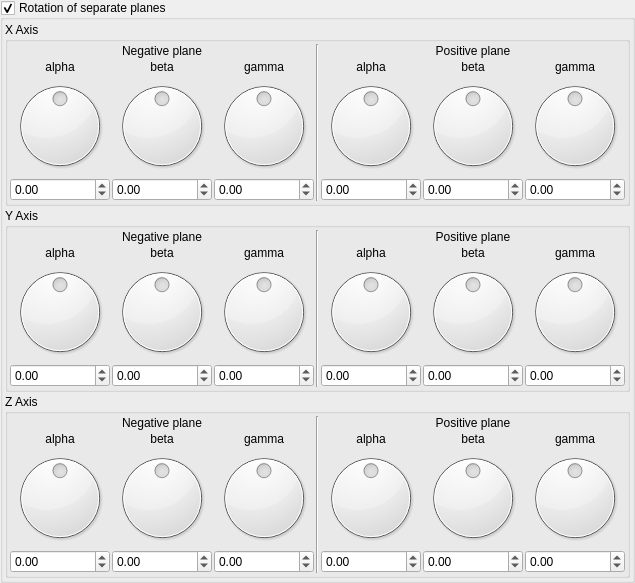
    <widget class="MyGroupBox" name="groupCheck_mandelbox_rotations_enabled">
     <property name="title">
      <string>Rotation of separate planes</string>
     </property>
     <property name="checkable">
      <bool>true</bool>
     </property>
     <layout class="QVBoxLayout" name="verticalLayout_4">
      <property name="spacing">
       <number>2</number>
      </property>
      <property name="leftMargin">
       <number>2</number>
      </property>
      <property name="topMargin">
       <number>2</number>
      </property>
      <property name="rightMargin">
       <number>2</number>
      </property>
      <property name="bottomMargin">
       <number>2</number>
      </property>
      <item>
       <widget class="QGroupBox" name="groupBox_5">
        <property name="title">
         <string>X Axis</string>
        </property>
        <layout class="QVBoxLayout" name="verticalLayout_5">
         <property name="spacing">
          <number>2</number>
         </property>
         <property name="leftMargin">
          <number>2</number>
         </property>
         <property name="topMargin">
          <number>2</number>
         </property>
         <property name="rightMargin">
          <number>2</number>
         </property>
         <property name="bottomMargin">
          <number>2</number>
         </property>
         <item>
          <layout class="QGridLayout" name="gridLayout_3">
           <property name="spacing">
            <number>2</number>
           </property>
           <item row="3" column="5">
            <widget class="MyDoubleSpinBox" name="spinboxd3_mandelbox_rotation_pos_1_y">
             <property name="prefix">
              <string/>
             </property>
             <property name="suffix">
              <string/>
             </property>
             <property name="decimals">
              <number>2</number>
             </property>
             <property name="minimum">
              <double>-180.000000000000000</double>
             </property>
             <property name="maximum">
              <double>180.000000000000000</double>
             </property>
             <property name="singleStep">
              <double>1.000000000000000</double>
             </property>
            </widget>
           </item>
           <item row="3" column="6">
            <widget class="MyDoubleSpinBox" name="spinboxd3_mandelbox_rotation_pos_1_z">
             <property name="prefix">
              <string/>
             </property>
             <property name="suffix">
              <string/>
             </property>
             <property name="decimals">
              <number>2</number>
             </property>
             <property name="minimum">
              <double>-180.000000000000000</double>
             </property>
             <property name="maximum">
              <double>180.000000000000000</double>
             </property>
             <property name="singleStep">
              <double>1.000000000000000</double>
             </property>
            </widget>
           </item>
           <item row="3" column="4">
            <widget class="MyDoubleSpinBox" name="spinboxd3_mandelbox_rotation_pos_1_x">
             <property name="prefix">
              <string/>
             </property>
             <property name="suffix">
              <string/>
             </property>
             <property name="decimals">
              <number>2</number>
             </property>
             <property name="minimum">
              <double>-180.000000000000000</double>
             </property>
             <property name="maximum">
              <double>180.000000000000000</double>
             </property>
             <property name="singleStep">
              <double>1.000000000000000</double>
             </property>
            </widget>
           </item>
           <item row="3" column="1">
            <widget class="MyDoubleSpinBox" name="spinboxd3_mandelbox_rotation_neg_1_y">
             <property name="prefix">
              <string/>
             </property>
             <property name="suffix">
              <string/>
             </property>
             <property name="decimals">
              <number>2</number>
             </property>
             <property name="minimum">
              <double>-180.000000000000000</double>
             </property>
             <property name="maximum">
              <double>180.000000000000000</double>
             </property>
             <property name="singleStep">
              <double>1.000000000000000</double>
             </property>
            </widget>
           </item>
           <item row="3" column="2">
            <widget class="MyDoubleSpinBox" name="spinboxd3_mandelbox_rotation_neg_1_z">
             <property name="prefix">
              <string/>
             </property>
             <property name="suffix">
              <string/>
             </property>
             <property name="decimals">
              <number>2</number>
             </property>
             <property name="minimum">
              <double>-180.000000000000000</double>
             </property>
             <property name="maximum">
              <double>180.000000000000000</double>
             </property>
             <property name="singleStep">
              <double>1.000000000000000</double>
             </property>
            </widget>
           </item>
           <item row="1" column="4">
            <widget class="QLabel" name="label_19">
             <property name="text">
              <string>alpha</string>
             </property>
             <property name="alignment">
              <set>Qt::AlignCenter</set>
             </property>
            </widget>
           </item>
           <item row="1" column="5">
            <widget class="QLabel" name="label_20">
             <property name="text">
              <string>beta</string>
             </property>
             <property name="alignment">
              <set>Qt::AlignCenter</set>
             </property>
            </widget>
           </item>
           <item row="1" column="2">
            <widget class="QLabel" name="label_18">
             <property name="text">
              <string>gamma</string>
             </property>
             <property name="alignment">
              <set>Qt::AlignCenter</set>
             </property>
            </widget>
           </item>
           <item row="2" column="1">
            <widget class="QDial" name="dial3_mandelbox_rotation_neg_1_y">
             <property name="minimum">
              <number>-18000</number>
             </property>
             <property name="maximum">
              <number>18000</number>
             </property>
             <property name="wrapping">
              <bool>true</bool>
             </property>
            </widget>
           </item>
           <item row="1" column="1">
            <widget class="QLabel" name="label_16">
             <property name="text">
              <string>beta</string>
             </property>
             <property name="alignment">
              <set>Qt::AlignCenter</set>
             </property>
            </widget>
           </item>
           <item row="2" column="4">
            <widget class="QDial" name="dial3_mandelbox_rotation_pos_1_x">
             <property name="minimum">
              <number>-18000</number>
             </property>
             <property name="maximum">
              <number>18000</number>
             </property>
             <property name="wrapping">
              <bool>true</bool>
             </property>
            </widget>
           </item>
           <item row="2" column="5">
            <widget class="QDial" name="dial3_mandelbox_rotation_pos_1_y">
             <property name="minimum">
              <number>-18000</number>
             </property>
             <property name="maximum">
              <number>18000</number>
             </property>
             <property name="wrapping">
              <bool>true</bool>
             </property>
            </widget>
           </item>
           <item row="3" column="0">
            <widget class="MyDoubleSpinBox" name="spinboxd3_mandelbox_rotation_neg_1_x">
             <property name="prefix">
              <string/>
             </property>
             <property name="suffix">
              <string/>
             </property>
             <property name="decimals">
              <number>2</number>
             </property>
             <property name="minimum">
              <double>-180.000000000000000</double>
             </property>
             <property name="maximum">
              <double>180.000000000000000</double>
             </property>
             <property name="singleStep">
              <double>1.000000000000000</double>
             </property>
            </widget>
           </item>
           <item row="2" column="0">
            <widget class="QDial" name="dial3_mandelbox_rotation_neg_1_x">
             <property name="minimum">
              <number>-18000</number>
             </property>
             <property name="maximum">
              <number>18000</number>
             </property>
             <property name="invertedAppearance">
              <bool>false</bool>
             </property>
             <property name="wrapping">
              <bool>true</bool>
             </property>
             <property name="notchesVisible">
              <bool>false</bool>
             </property>
            </widget>
           </item>
           <item row="1" column="0">
            <widget class="QLabel" name="label_17">
             <property name="text">
              <string>alpha</string>
             </property>
             <property name="alignment">
              <set>Qt::AlignCenter</set>
             </property>
            </widget>
           </item>
           <item row="2" column="2">
            <widget class="QDial" name="dial3_mandelbox_rotation_neg_1_z">
             <property name="minimum">
              <number>-18000</number>
             </property>
             <property name="maximum">
              <number>18000</number>
             </property>
             <property name="wrapping">
              <bool>true</bool>
             </property>
            </widget>
           </item>
           <item row="2" column="6">
            <widget class="QDial" name="dial3_mandelbox_rotation_pos_1_z">
             <property name="minimum">
              <number>-18000</number>
             </property>
             <property name="maximum">
              <number>18000</number>
             </property>
             <property name="wrapping">
              <bool>true</bool>
             </property>
            </widget>
           </item>
           <item row="1" column="6">
            <widget class="QLabel" name="label_21">
             <property name="text">
              <string>gamma</string>
             </property>
             <property name="alignment">
              <set>Qt::AlignCenter</set>
             </property>
            </widget>
           </item>
           <item row="0" column="4" colspan="3">
            <widget class="QLabel" name="label_23">
             <property name="text">
              <string>Positive plane</string>
             </property>
             <property name="alignment">
              <set>Qt::AlignCenter</set>
             </property>
            </widget>
           </item>
           <item row="0" column="0" colspan="3">
            <widget class="QLabel" name="label_22">
             <property name="text">
              <string>Negative plane</string>
             </property>
             <property name="alignment">
              <set>Qt::AlignCenter</set>
             </property>
            </widget>
           </item>
           <item row="0" column="3" rowspan="4">
            <widget class="Line" name="line">
             <property name="orientation">
              <enum>Qt::Vertical</enum>
             </property>
            </widget>
           </item>
          </layout>
         </item>
        </layout>
       </widget>
      </item>
      <item>
       <widget class="QGroupBox" name="groupBox_6">
        <property name="title">
         <string>Y Axis</string>
        </property>
        <layout class="QVBoxLayout" name="verticalLayout_6">
         <property name="spacing">
          <number>2</number>
         </property>
         <property name="leftMargin">
          <number>2</number>
         </property>
         <property name="topMargin">
          <number>2</number>
         </property>
         <property name="rightMargin">
          <number>2</number>
         </property>
         <property name="bottomMargin">
          <number>2</number>
         </property>
         <item>
          <layout class="QGridLayout" name="gridLayout_6">
           <property name="spacing">
            <number>2</number>
           </property>
           <item row="3" column="0">
            <widget class="MyDoubleSpinBox" name="spinboxd3_mandelbox_rotation_neg_2_x">
             <property name="prefix">
              <string/>
             </property>
             <property name="suffix">
              <string/>
             </property>
             <property name="decimals">
              <number>2</number>
             </property>
             <property name="minimum">
              <double>-180.000000000000000</double>
             </property>
             <property name="maximum">
              <double>180.000000000000000</double>
             </property>
             <property name="singleStep">
              <double>1.000000000000000</double>
             </property>
            </widget>
           </item>
           <item row="1" column="0">
            <widget class="QLabel" name="label_33">
             <property name="text">
              <string>alpha</string>
             </property>
             <property name="alignment">
              <set>Qt::AlignCenter</set>
             </property>
            </widget>
           </item>
           <item row="2" column="2">
            <widget class="QDial" name="dial3_mandelbox_rotation_neg_2_z">
             <property name="minimum">
              <number>-18000</number>
             </property>
             <property name="maximum">
              <number>18000</number>
             </property>
             <property name="wrapping">
              <bool>true</bool>
             </property>
            </widget>
           </item>
           <item row="2" column="6">
            <widget class="QDial" name="dial3_mandelbox_rotation_pos_2_z">
             <property name="minimum">
              <number>-18000</number>
             </property>
             <property name="maximum">
              <number>18000</number>
             </property>
             <property name="wrapping">
              <bool>true</bool>
             </property>
            </widget>
           </item>
           <item row="1" column="6">
            <widget class="QLabel" name="label_34">
             <property name="text">
              <string>gamma</string>
             </property>
             <property name="alignment">
              <set>Qt::AlignCenter</set>
             </property>
            </widget>
           </item>
           <item row="0" column="4" colspan="3">
            <widget class="QLabel" name="label_35">
             <property name="text">
              <string>Positive plane</string>
             </property>
             <property name="alignment">
              <set>Qt::AlignCenter</set>
             </property>
            </widget>
           </item>
           <item row="0" column="0" colspan="3">
            <widget class="QLabel" name="label_36">
             <property name="text">
              <string>Negative plane</string>
             </property>
             <property name="alignment">
              <set>Qt::AlignCenter</set>
             </property>
            </widget>
           </item>
           <item row="1" column="2">
            <widget class="QLabel" name="label_30">
             <property name="text">
              <string>gamma</string>
             </property>
             <property name="alignment">
              <set>Qt::AlignCenter</set>
             </property>
            </widget>
           </item>
           <item row="2" column="0">
            <widget class="QDial" name="dial3_mandelbox_rotation_neg_2_x">
             <property name="minimum">
              <number>-18000</number>
             </property>
             <property name="maximum">
              <number>18000</number>
             </property>
             <property name="invertedAppearance">
              <bool>false</bool>
             </property>
             <property name="wrapping">
              <bool>true</bool>
             </property>
             <property name="notchesVisible">
              <bool>false</bool>
             </property>
            </widget>
           </item>
           <item row="2" column="1">
            <widget class="QDial" name="dial3_mandelbox_rotation_neg_2_y">
             <property name="minimum">
              <number>-18000</number>
             </property>
             <property name="maximum">
              <number>18000</number>
             </property>
             <property name="wrapping">
              <bool>true</bool>
             </property>
            </widget>
           </item>
           <item row="1" column="1">
            <widget class="QLabel" name="label_37">
             <property name="text">
              <string>beta</string>
             </property>
             <property name="alignment">
              <set>Qt::AlignCenter</set>
             </property>
            </widget>
           </item>
           <item row="2" column="4">
            <widget class="QDial" name="dial3_mandelbox_rotation_pos_2_x">
             <property name="minimum">
              <number>-18000</number>
             </property>
             <property name="maximum">
              <number>18000</number>
             </property>
             <property name="wrapping">
              <bool>true</bool>
             </property>
            </widget>
           </item>
           <item row="2" column="5">
            <widget class="QDial" name="dial3_mandelbox_rotation_pos_2_y">
             <property name="minimum">
              <number>-18000</number>
             </property>
             <property name="maximum">
              <number>18000</number>
             </property>
             <property name="wrapping">
              <bool>true</bool>
             </property>
            </widget>
           </item>
           <item row="3" column="5">
            <widget class="MyDoubleSpinBox" name="spinboxd3_mandelbox_rotation_pos_2_y">
             <property name="prefix">
              <string/>
             </property>
             <property name="suffix">
              <string/>
             </property>
             <property name="decimals">
              <number>2</number>
             </property>
             <property name="minimum">
              <double>-180.000000000000000</double>
             </property>
             <property name="maximum">
              <double>180.000000000000000</double>
             </property>
             <property name="singleStep">
              <double>1.000000000000000</double>
             </property>
            </widget>
           </item>
           <item row="3" column="6">
            <widget class="MyDoubleSpinBox" name="spinboxd3_mandelbox_rotation_pos_2_z">
             <property name="prefix">
              <string/>
             </property>
             <property name="suffix">
              <string/>
             </property>
             <property name="decimals">
              <number>2</number>
             </property>
             <property name="minimum">
              <double>-180.000000000000000</double>
             </property>
             <property name="maximum">
              <double>180.000000000000000</double>
             </property>
             <property name="singleStep">
              <double>1.000000000000000</double>
             </property>
            </widget>
           </item>
           <item row="3" column="4">
            <widget class="MyDoubleSpinBox" name="spinboxd3_mandelbox_rotation_pos_2_x">
             <property name="prefix">
              <string/>
             </property>
             <property name="suffix">
              <string/>
             </property>
             <property name="decimals">
              <number>2</number>
             </property>
             <property name="minimum">
              <double>-180.000000000000000</double>
             </property>
             <property name="maximum">
              <double>180.000000000000000</double>
             </property>
             <property name="singleStep">
              <double>1.000000000000000</double>
             </property>
            </widget>
           </item>
           <item row="3" column="1">
            <widget class="MyDoubleSpinBox" name="spinboxd3_mandelbox_rotation_neg_2_y">
             <property name="prefix">
              <string/>
             </property>
             <property name="suffix">
              <string/>
             </property>
             <property name="decimals">
              <number>2</number>
             </property>
             <property name="minimum">
              <double>-180.000000000000000</double>
             </property>
             <property name="maximum">
              <double>180.000000000000000</double>
             </property>
             <property name="singleStep">
              <double>1.000000000000000</double>
             </property>
            </widget>
           </item>
           <item row="3" column="2">
            <widget class="MyDoubleSpinBox" name="spinboxd3_mandelbox_rotation_neg_2_z">
             <property name="prefix">
              <string/>
             </property>
             <property name="suffix">
              <string/>
             </property>
             <property name="decimals">
              <number>2</number>
             </property>
             <property name="minimum">
              <double>-180.000000000000000</double>
             </property>
             <property name="maximum">
              <double>180.000000000000000</double>
             </property>
             <property name="singleStep">
              <double>1.000000000000000</double>
             </property>
            </widget>
           </item>
           <item row="1" column="4">
            <widget class="QLabel" name="label_31">
             <property name="text">
              <string>alpha</string>
             </property>
             <property name="alignment">
              <set>Qt::AlignCenter</set>
             </property>
            </widget>
           </item>
           <item row="1" column="5">
            <widget class="QLabel" name="label_32">
             <property name="text">
              <string>beta</string>
             </property>
             <property name="alignment">
              <set>Qt::AlignCenter</set>
             </property>
            </widget>
           </item>
           <item row="0" column="3" rowspan="4">
            <widget class="Line" name="line_2">
             <property name="orientation">
              <enum>Qt::Vertical</enum>
             </property>
            </widget>
           </item>
          </layout>
         </item>
        </layout>
       </widget>
      </item>
      <item>
       <widget class="QGroupBox" name="groupBox_7">
        <property name="title">
         <string>Z Axis</string>
        </property>
        <layout class="QVBoxLayout" name="verticalLayout_7">
         <property name="spacing">
          <number>2</number>
         </property>
         <property name="leftMargin">
          <number>2</number>
         </property>
         <property name="topMargin">
          <number>2</number>
         </property>
         <property name="rightMargin">
          <number>2</number>
         </property>
         <property name="bottomMargin">
          <number>2</number>
         </property>
         <item>
          <layout class="QGridLayout" name="gridLayout_7">
           <property name="spacing">
            <number>2</number>
           </property>
           <item row="1" column="2">
            <widget class="QLabel" name="label_38">
             <property name="text">
              <string>gamma</string>
             </property>
             <property name="alignment">
              <set>Qt::AlignCenter</set>
             </property>
            </widget>
           </item>
           <item row="3" column="5">
            <widget class="MyDoubleSpinBox" name="spinboxd3_mandelbox_rotation_pos_3_y">
             <property name="prefix">
              <string/>
             </property>
             <property name="suffix">
              <string/>
             </property>
             <property name="decimals">
              <number>2</number>
             </property>
             <property name="minimum">
              <double>-180.000000000000000</double>
             </property>
             <property name="maximum">
              <double>180.000000000000000</double>
             </property>
             <property name="singleStep">
              <double>1.000000000000000</double>
             </property>
            </widget>
           </item>
           <item row="1" column="0">
            <widget class="QLabel" name="label_41">
             <property name="text">
              <string>alpha</string>
             </property>
             <property name="alignment">
              <set>Qt::AlignCenter</set>
             </property>
            </widget>
           </item>
           <item row="2" column="2">
            <widget class="QDial" name="dial3_mandelbox_rotation_neg_3_z">
             <property name="minimum">
              <number>-18000</number>
             </property>
             <property name="maximum">
              <number>18000</number>
             </property>
             <property name="wrapping">
              <bool>true</bool>
             </property>
            </widget>
           </item>
           <item row="2" column="6">
            <widget class="QDial" name="dial3_mandelbox_rotation_pos_3_z">
             <property name="minimum">
              <number>-18000</number>
             </property>
             <property name="maximum">
              <number>18000</number>
             </property>
             <property name="wrapping">
              <bool>true</bool>
             </property>
            </widget>
           </item>
           <item row="1" column="6">
            <widget class="QLabel" name="label_42">
             <property name="text">
              <string>gamma</string>
             </property>
             <property name="alignment">
              <set>Qt::AlignCenter</set>
             </property>
            </widget>
           </item>
           <item row="0" column="4" colspan="3">
            <widget class="QLabel" name="label_43">
             <property name="text">
              <string>Positive plane</string>
             </property>
             <property name="alignment">
              <set>Qt::AlignCenter</set>
             </property>
            </widget>
           </item>
           <item row="0" column="0" colspan="3">
            <widget class="QLabel" name="label_44">
             <property name="text">
              <string>Negative plane</string>
             </property>
             <property name="alignment">
              <set>Qt::AlignCenter</set>
             </property>
            </widget>
           </item>
           <item row="2" column="1">
            <widget class="QDial" name="dial3_mandelbox_rotation_neg_3_y">
             <property name="minimum">
              <number>-18000</number>
             </property>
             <property name="maximum">
              <number>18000</number>
             </property>
             <property name="wrapping">
              <bool>true</bool>
             </property>
            </widget>
           </item>
           <item row="1" column="1">
            <widget class="QLabel" name="label_45">
             <property name="text">
              <string>beta</string>
             </property>
             <property name="alignment">
              <set>Qt::AlignCenter</set>
             </property>
            </widget>
           </item>
           <item row="2" column="4">
            <widget class="QDial" name="dial3_mandelbox_rotation_pos_3_x">
             <property name="minimum">
              <number>-18000</number>
             </property>
             <property name="maximum">
              <number>18000</number>
             </property>
             <property name="wrapping">
              <bool>true</bool>
             </property>
            </widget>
           </item>
           <item row="2" column="5">
            <widget class="QDial" name="dial3_mandelbox_rotation_pos_3_y">
             <property name="minimum">
              <number>-18000</number>
             </property>
             <property name="maximum">
              <number>18000</number>
             </property>
             <property name="wrapping">
              <bool>true</bool>
             </property>
            </widget>
           </item>
           <item row="3" column="6">
            <widget class="MyDoubleSpinBox" name="spinboxd3_mandelbox_rotation_pos_3_z">
             <property name="prefix">
              <string/>
             </property>
             <property name="suffix">
              <string/>
             </property>
             <property name="decimals">
              <number>2</number>
             </property>
             <property name="minimum">
              <double>-180.000000000000000</double>
             </property>
             <property name="maximum">
              <double>180.000000000000000</double>
             </property>
             <property name="singleStep">
              <double>1.000000000000000</double>
             </property>
            </widget>
           </item>
           <item row="3" column="4">
            <widget class="MyDoubleSpinBox" name="spinboxd3_mandelbox_rotation_pos_3_x">
             <property name="prefix">
              <string/>
             </property>
             <property name="suffix">
              <string/>
             </property>
             <property name="decimals">
              <number>2</number>
             </property>
             <property name="minimum">
              <double>-180.000000000000000</double>
             </property>
             <property name="maximum">
              <double>180.000000000000000</double>
             </property>
             <property name="singleStep">
              <double>1.000000000000000</double>
             </property>
            </widget>
           </item>
           <item row="3" column="1">
            <widget class="MyDoubleSpinBox" name="spinboxd3_mandelbox_rotation_neg_3_y">
             <property name="prefix">
              <string/>
             </property>
             <property name="suffix">
              <string/>
             </property>
             <property name="decimals">
              <number>2</number>
             </property>
             <property name="minimum">
              <double>-180.000000000000000</double>
             </property>
             <property name="maximum">
              <double>180.000000000000000</double>
             </property>
             <property name="singleStep">
              <double>1.000000000000000</double>
             </property>
            </widget>
           </item>
           <item row="3" column="2">
            <widget class="MyDoubleSpinBox" name="spinboxd3_mandelbox_rotation_neg_3_z">
             <property name="prefix">
              <string/>
             </property>
             <property name="suffix">
              <string/>
             </property>
             <property name="decimals">
              <number>2</number>
             </property>
             <property name="minimum">
              <double>-180.000000000000000</double>
             </property>
             <property name="maximum">
              <double>180.000000000000000</double>
             </property>
             <property name="singleStep">
              <double>1.000000000000000</double>
             </property>
            </widget>
           </item>
           <item row="1" column="4">
            <widget class="QLabel" name="label_39">
             <property name="text">
              <string>alpha</string>
             </property>
             <property name="alignment">
              <set>Qt::AlignCenter</set>
             </property>
            </widget>
           </item>
           <item row="1" column="5">
            <widget class="QLabel" name="label_40">
             <property name="text">
              <string>beta</string>
             </property>
             <property name="alignment">
              <set>Qt::AlignCenter</set>
             </property>
            </widget>
           </item>
           <item row="3" column="0">
            <widget class="MyDoubleSpinBox" name="spinboxd3_mandelbox_rotation_neg_3_x">
             <property name="prefix">
              <string/>
             </property>
             <property name="suffix">
              <string/>
             </property>
             <property name="decimals">
              <number>2</number>
             </property>
             <property name="minimum">
              <double>-180.000000000000000</double>
             </property>
             <property name="maximum">
              <double>180.000000000000000</double>
             </property>
             <property name="singleStep">
              <double>1.000000000000000</double>
             </property>
            </widget>
           </item>
           <item row="2" column="0">
            <widget class="QDial" name="dial3_mandelbox_rotation_neg_3_x">
             <property name="minimum">
              <number>-18000</number>
             </property>
             <property name="maximum">
              <number>18000</number>
             </property>
             <property name="invertedAppearance">
              <bool>false</bool>
             </property>
             <property name="wrapping">
              <bool>true</bool>
             </property>
             <property name="notchesVisible">
              <bool>false</bool>
             </property>
            </widget>
           </item>
           <item row="0" column="3" rowspan="4">
            <widget class="Line" name="line_3">
             <property name="orientation">
              <enum>Qt::Vertical</enum>
             </property>
            </widget>
           </item>
          </layout>
         </item>
        </layout>
       </widget>
      </item>
     </layout>
    </widget>
